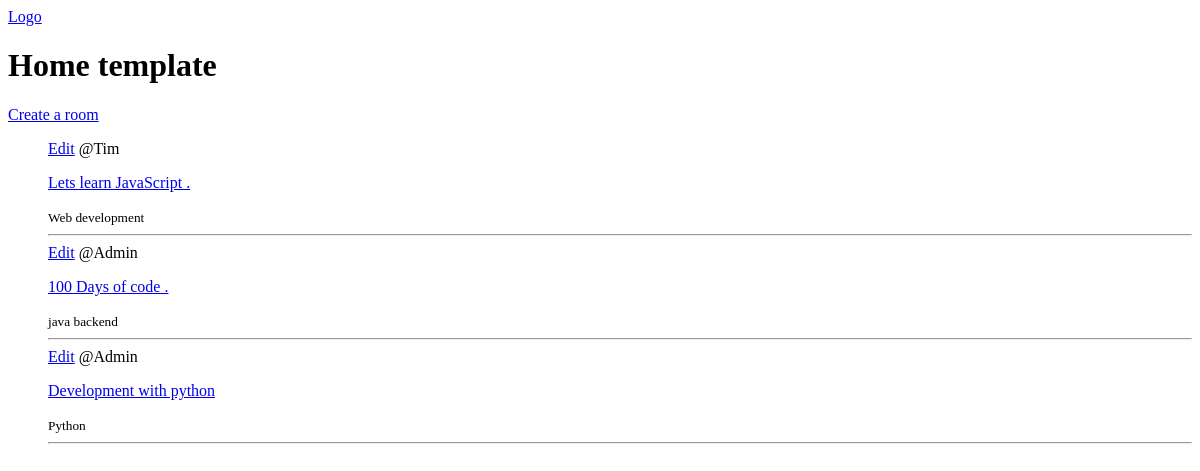
The page /base/ on the database as committed earlier.
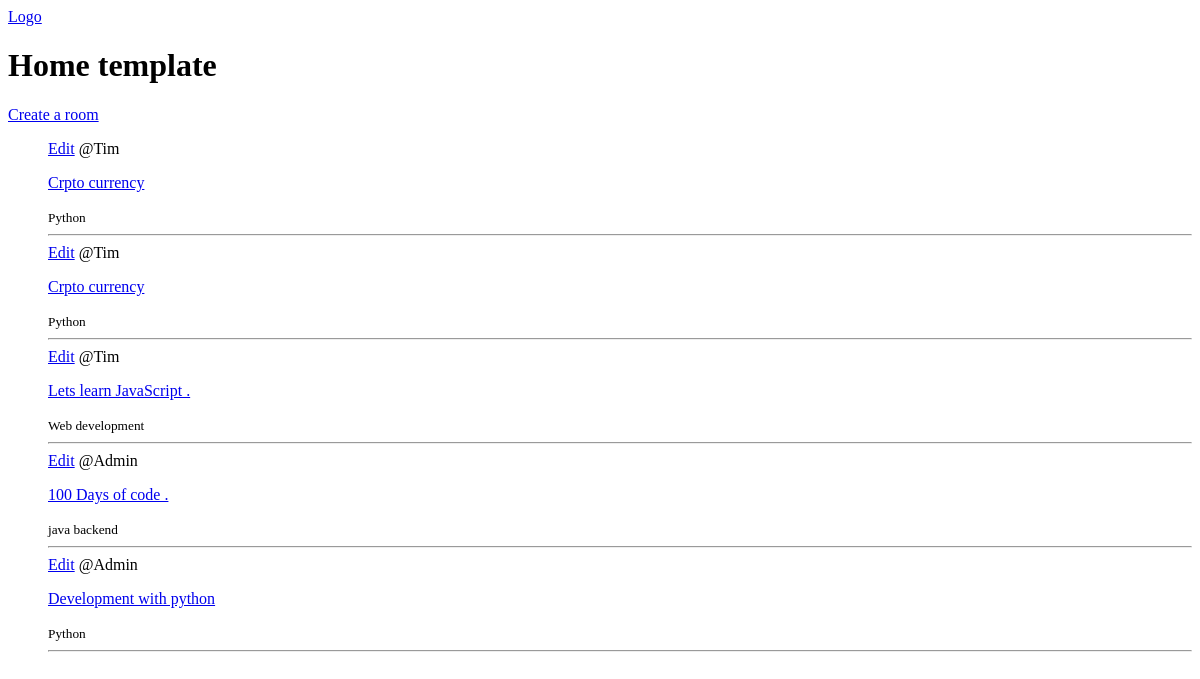
The same page on the database as committed later.
### base/models.py (models this page shows, shortened)
class Room(models.Model):
    host = models.ForeignKey(User,on_delete=models.SET_NULL,null=True)
    topic = models.ForeignKey(Topic,on_delete=models.SET_NULL,null=True)
    name = models.CharField(max_length=250)
    desc = models.TextField(null=True,blank=True)
    updated = models.DateTimeField(auto_now=True)
    created = models.DateTimeField(auto_now_add=True)
    class Meta:
        ordering = ['-updated','-created']

class Topic(models.Model):
    name = models.CharField(max_length=250)
    slug = models.SlugField(max_length=250,unique=True)
    class Meta:
        ordering = ['name']

### base/views.py (the view)
# urls.py: path('',views.home,name='home'),
def home(request):
    room = Room.objects.all()
    context = {'room':room}
    return render(request,'base/home.html',context)

### base/templates/base/home.html
{% extends "main.html" %}
{% block content %}
   <h1>Home template</h1>
    <div>
      <a href="{% url "base:create-room" %}">Create a room</a>
      <div>
          <ul>
          {% for data in room %}
            <a href="{% url "base:update-room" data.id %}">Edit</a>
            <span>@{{data.host.username}}</span>
            <p><a href="{% url "base:room" data.id %}">{{data.name}}</a></p>
            <small>{{data.topic.name}}</small>
            <hr>
          {% endfor %}
        </ul>
      </div>
    </div>
{% endblock content %}

### templates/main.html (shortened to what this page needs)
<!DOCTYPE html>
<html>
    <head>
    </head>
    <body>
     {% include "navbar.html" %}
     {% block content %}
     {% endblock content %}
    </body>
</html>

### templates/navbar.html
<a href="/">Logo</a>

Rows that differ between the two databases and show on the page:
added Room: host.username "Tim", name "Crpto currency", topic.name "Python"
added Room: host.username "Tim", name "Crpto currency", topic.name "Python"
